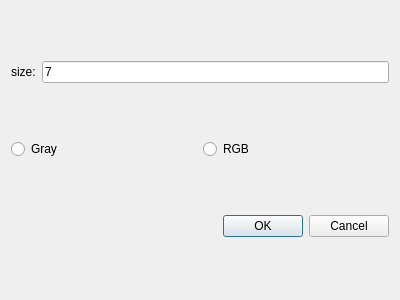
<?xml version="1.0" encoding="UTF-8"?>
<ui version="4.0">
 <class>MedianFilterDialog</class>
 <widget class="QDialog" name="MedianFilterDialog">
  <property name="geometry">
   <rect>
    <x>0</x>
    <y>0</y>
    <width>400</width>
    <height>300</height>
   </rect>
  </property>
  <property name="windowTitle">
   <string>Dialog</string>
  </property>
  <layout class="QVBoxLayout" name="verticalLayout">
   <item>
    <layout class="QHBoxLayout" name="horizontalLayout">
     <item>
      <widget class="QLabel" name="label">
       <property name="text">
        <string>size:</string>
       </property>
      </widget>
     </item>
     <item>
      <widget class="QLineEdit" name="lineEdit">
       <property name="text">
        <string>7</string>
       </property>
      </widget>
     </item>
    </layout>
   </item>
   <item>
    <layout class="QHBoxLayout" name="horizontalLayout_2">
     <item>
      <widget class="QRadioButton" name="radiobtn_Gray">
       <property name="text">
        <string>Gray</string>
       </property>
      </widget>
     </item>
     <item>
      <widget class="QRadioButton" name="radiobtn_RGB">
       <property name="text">
        <string>RGB</string>
       </property>
      </widget>
     </item>
    </layout>
   </item>
   <item>
    <widget class="QDialogButtonBox" name="buttonBox">
     <property name="orientation">
      <enum>Qt::Horizontal</enum>
     </property>
     <property name="standardButtons">
      <set>QDialogButtonBox::Cancel|QDialogButtonBox::Ok</set>
     </property>
    </widget>
   </item>
  </layout>
 </widget>
 <resources/>
 <connections>
  <connection>
   <sender>buttonBox</sender>
   <signal>accepted()</signal>
   <receiver>MedianFilterDialog</receiver>
   <slot>accept()</slot>
   <hints>
    <hint type="sourcelabel">
     <x>248</x>
     <y>254</y>
    </hint>
    <hint type="destinationlabel">
     <x>157</x>
     <y>274</y>
    </hint>
   </hints>
  </connection>
  <connection>
   <sender>buttonBox</sender>
   <signal>rejected()</signal>
   <receiver>MedianFilterDialog</receiver>
   <slot>reject()</slot>
   <hints>
    <hint type="sourcelabel">
     <x>316</x>
     <y>260</y>
    </hint>
    <hint type="destinationlabel">
     <x>286</x>
     <y>274</y>
    </hint>
   </hints>
  </connection>
 </connections>
</ui>
